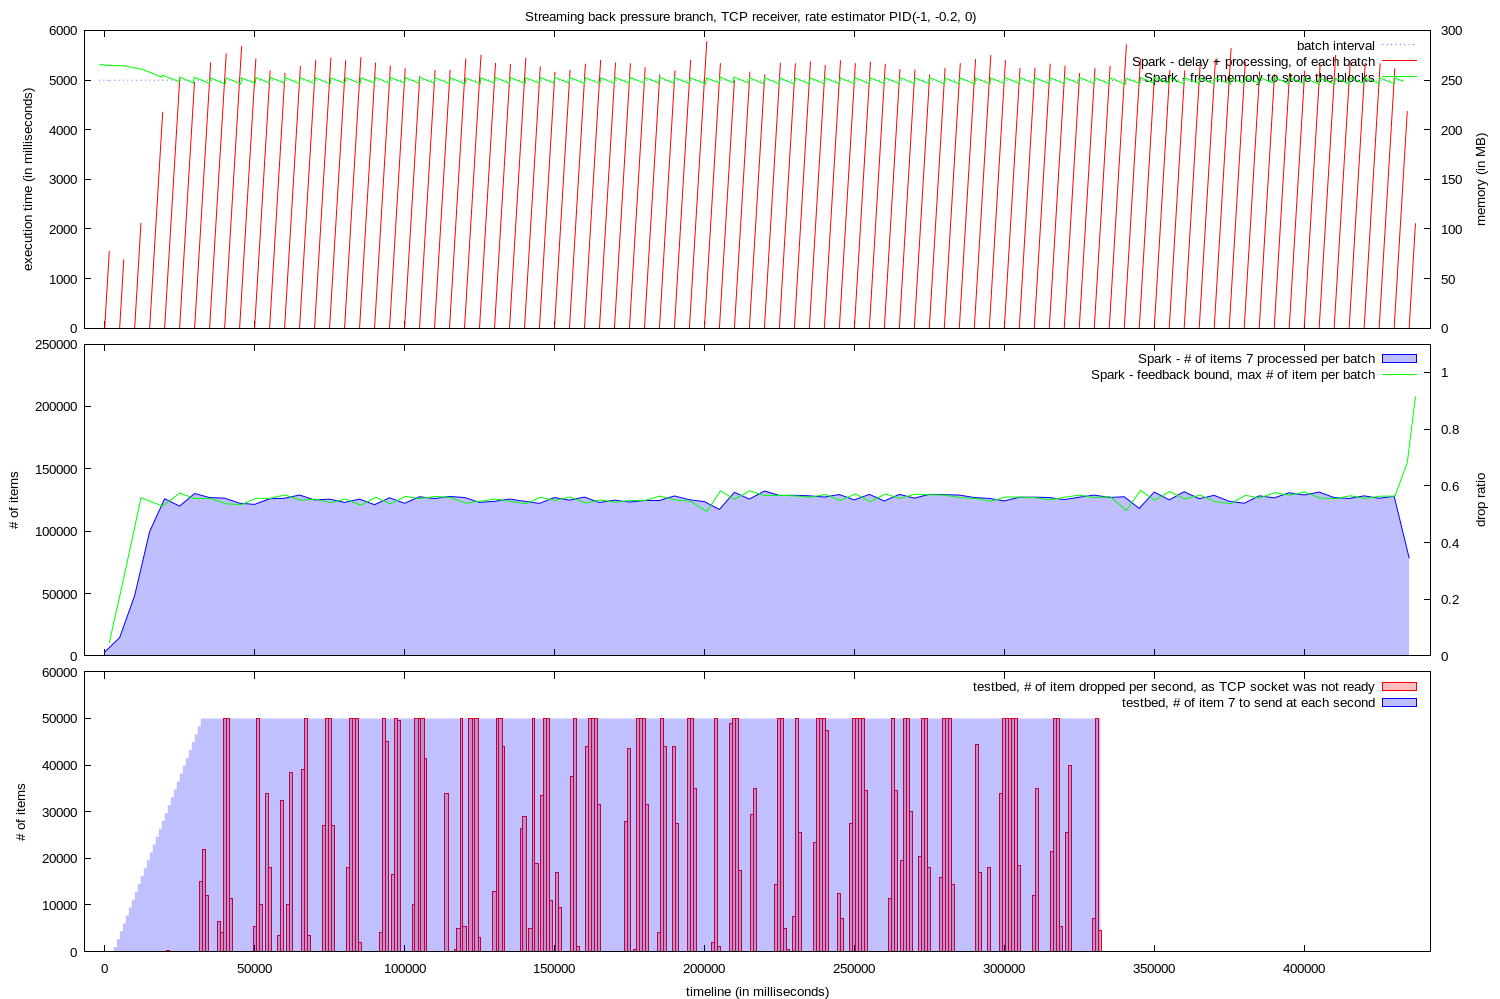

The gnuplot source for this figure:

set y2range [0:]
set y2tics
set yrange [0:]
set lmargin 12
set rmargin 10
set datafile missing "?"
set style fill transparent solid 0.25

set style arrow 1 nohead ls 1
set ytics nomirror

set terminal pngcairo dashed enhanced font "arial,10" fontscale 1.0 size 1500,999

set output "graph.png"

set multiplot layout 3, 1 title "Streaming back pressure branch, TCP receiver, rate estimator PID(-1, -0.2, 0)"

set xrange [ -6717 : 442107 ]
set xtics format " "
set bmargin 1
set ylabel "execution time (in milliseconds)"
set y2label "memory (in MB)"

plot "memory.log" using 1:(5000) with line lt 0 lc 3 title "batch interval", \
  "execution.log" using 2:(0):($1-$2):($1-$2) with vector title "Spark - delay + processing, of each batch" arrowstyle 1, \
  "memory.log" using 1:($2/1024) axes x1y2 with lines title "Spark - free memory to store the blocks" lt 1 lc 2
 


set tmargin 0
set ylabel "# of items"
set y2label "drop ratio"
set y2range [ 0 : 1.1 ]


plot "execution_0.log" using 2:($3) with filledcurve x1 title "Spark - # of items 7 processed per batch" lt 1 lc 3, \
  "feedback_0.log" using 1:($2 * 5) with lines title "Spark - feedback bound, max # of item per batch" lt 1 lc 2


set xlabel "timeline (in milliseconds)"


set xtics format "%.0f"
set bmargin 3
set ylabel "# of items"
unset y2label
unset y2tics
unset y2range


set yrange [ 0 : 60000 ]
set y2range [ 0 : 60000 ]

set boxwidth 1000

plot "droppedValuesPerSecond.log" using 1:2 with boxes title "testbed, # of item dropped per second, as TCP socket was not ready" lt 1 lc 1, \
"tick.log" using 1:($2) with fillsteps title "testbed, # of item 7 to send at each second" lt 1 lc 3
unset multiplot
